Frame 1 (no input): blank canvas, image omitted
Frame 60 (the mouse pressed at the canvas centre just before this capture): blank canvas, image omitted
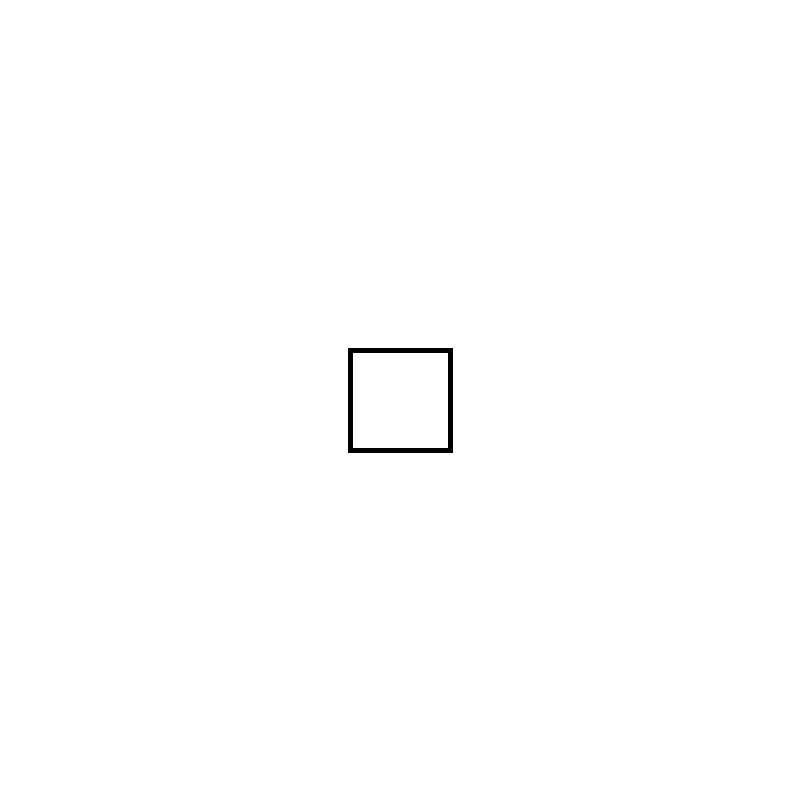
Frame 120 (the mouse held since frame 60 and released just before this capture)

The Processing sketch whose frames 1 and 60 were blank and that drew this single picture after the mouse press (run headless with seeded random() and noise(); from frame 60 on, the mouse is pressed at the canvas centre):

// Processing sketch: moving_rect
// ── moving_rect.pde
void setup(){
  size(800, 800);
  background(255, 255, 255);
  noFill(); // 不填色
  strokeWeight(5); // 長方形線寬
  rectMode(CENTER); // 座標代表長方形中間位置
}

void draw(){
  background(255, 255, 255);
  // mouseX, mouseY 代表滑鼠的 x 和 y 座標
  rect(mouseX, mouseY, 100, 100);
}
